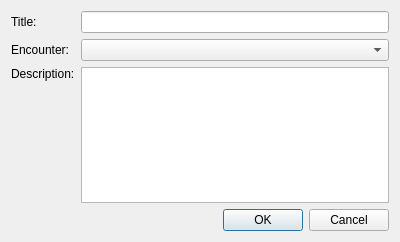
<?xml version="1.0" encoding="UTF-8"?>
<ui version="4.0">
 <class>MapMarkerDialog</class>
 <widget class="QDialog" name="MapMarkerDialog">
  <property name="geometry">
   <rect>
    <x>0</x>
    <y>0</y>
    <width>400</width>
    <height>242</height>
   </rect>
  </property>
  <property name="windowTitle">
   <string>Dialog</string>
  </property>
  <layout class="QGridLayout" name="gridLayout">
   <item row="0" column="0">
    <widget class="QLabel" name="label">
     <property name="text">
      <string>Title:</string>
     </property>
    </widget>
   </item>
   <item row="2" column="1">
    <widget class="QTextEdit" name="txtDescription"/>
   </item>
   <item row="3" column="0" colspan="2">
    <widget class="QDialogButtonBox" name="buttonBox">
     <property name="orientation">
      <enum>Qt::Horizontal</enum>
     </property>
     <property name="standardButtons">
      <set>QDialogButtonBox::Cancel|QDialogButtonBox::Ok</set>
     </property>
    </widget>
   </item>
   <item row="0" column="1">
    <widget class="QLineEdit" name="edtTitle"/>
   </item>
   <item row="1" column="0">
    <widget class="QLabel" name="label_3">
     <property name="text">
      <string>Encounter:</string>
     </property>
    </widget>
   </item>
   <item row="1" column="1">
    <widget class="QComboBox" name="cmbEncounter"/>
   </item>
   <item row="2" column="0">
    <widget class="QLabel" name="label_2">
     <property name="text">
      <string>Description:</string>
     </property>
     <property name="alignment">
      <set>Qt::AlignLeading|Qt::AlignLeft|Qt::AlignTop</set>
     </property>
    </widget>
   </item>
  </layout>
 </widget>
 <resources/>
 <connections>
  <connection>
   <sender>buttonBox</sender>
   <signal>accepted()</signal>
   <receiver>MapMarkerDialog</receiver>
   <slot>accept()</slot>
   <hints>
    <hint type="sourcelabel">
     <x>248</x>
     <y>254</y>
    </hint>
    <hint type="destinationlabel">
     <x>157</x>
     <y>274</y>
    </hint>
   </hints>
  </connection>
  <connection>
   <sender>buttonBox</sender>
   <signal>rejected()</signal>
   <receiver>MapMarkerDialog</receiver>
   <slot>reject()</slot>
   <hints>
    <hint type="sourcelabel">
     <x>316</x>
     <y>260</y>
    </hint>
    <hint type="destinationlabel">
     <x>286</x>
     <y>274</y>
    </hint>
   </hints>
  </connection>
 </connections>
</ui>
